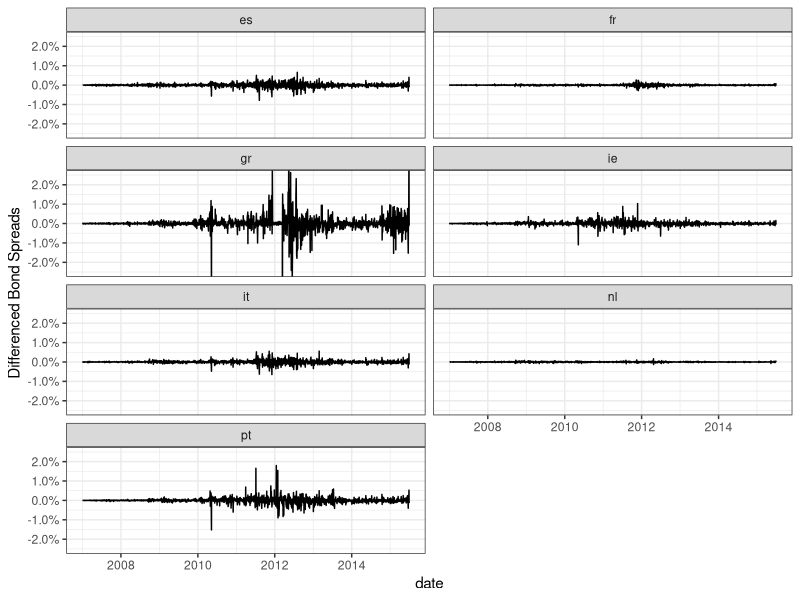

Write R code to recreate this figure.
## Plots for Data Section
library(ggplot2)
require(scales) 

setwd("~/Academic/SGPE/Dissertation/Data/csv")
data <- read.csv("final.csv")
data$date <- as.Date(data$date)
attach(data)
countries <- as.character(levels(country))
country.colours <- as.character(c("orange", "red", "blue", "green", 
                                  "darkgreen", "orange", "purple"))

a <- ggplot(data, aes(date, bsp/100, colour = country)) +
  geom_line() +
  theme_bw() +
  scale_size_manual(values=c(rep.int(1, 19))) +
  scale_y_continuous(labels = percent_format()) +
#  scale_color_manual(values = country.colours) +
  scale_color_manual(values = rep("black", 7)) +
  theme(legend.position = "none") +
  coord_cartesian(ylim = c(-0.025,0.025)) +
  ylab("Differenced Bond Spreads")

d_bsp_graph <- a + facet_wrap( ~ country , ncol =2)
  
pdf(file = "../graphics/d_bsp_graph.pdf")
  d_bsp_graph
dev.off()
